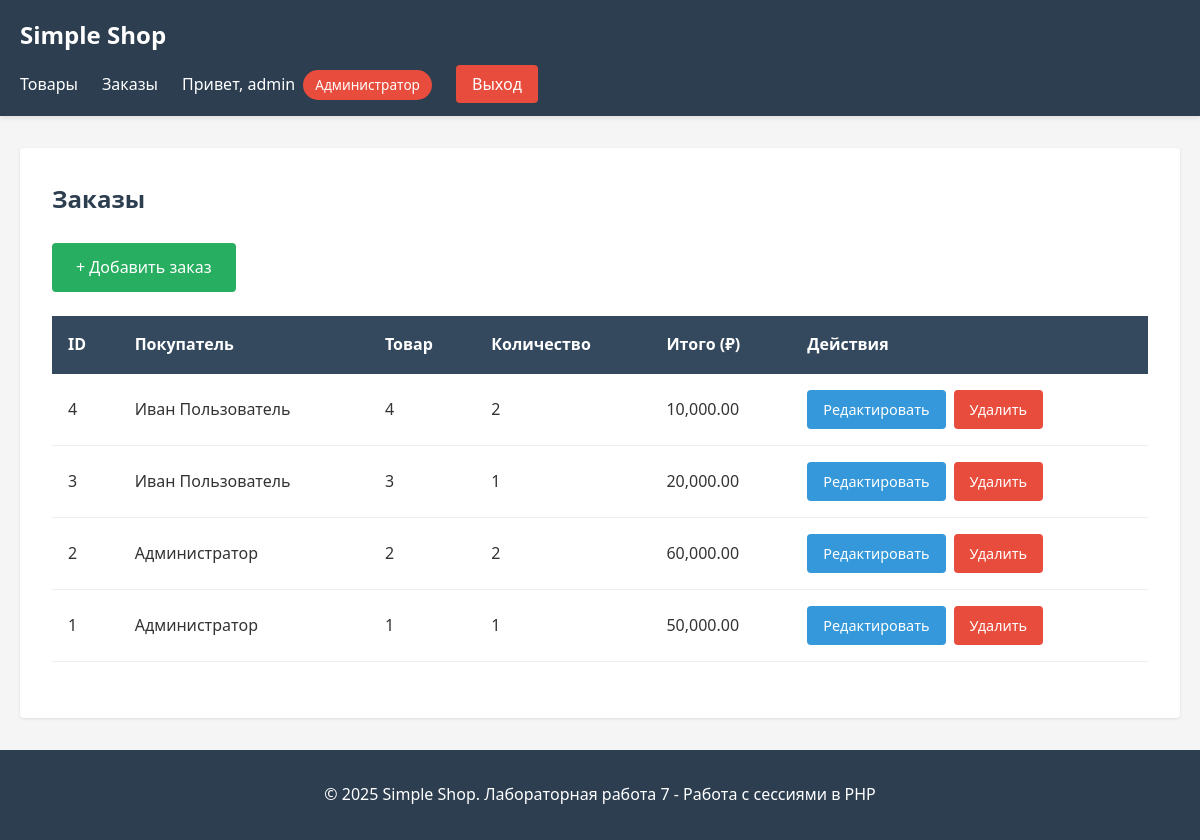
The app's page /index.php?controller=order&action=index (signed in) with its own data.
### tables this page shows
CREATE TABLE IF NOT EXISTS orders (
    id INT PRIMARY KEY AUTO_INCREMENT,
    customer_id INT NOT NULL,
    product_id INT NOT NULL,
    quantity INT NOT NULL DEFAULT 1,
    total_price DECIMAL(10, 2) NOT NULL,
    created_at TIMESTAMP DEFAULT CURRENT_TIMESTAMP,
    FOREIGN KEY (customer_id) REFERENCES customers(id) ON DELETE CASCADE,
    FOREIGN KEY (product_id) REFERENCES products(id) ON DELETE CASCADE
);

CREATE TABLE IF NOT EXISTS customers (
    id INT PRIMARY KEY AUTO_INCREMENT,
    name VARCHAR(100) NOT NULL,
    email VARCHAR(100),
    phone VARCHAR(20),
    created_at TIMESTAMP DEFAULT CURRENT_TIMESTAMP
);

### controllers/Controller.php (called while the page is built, shortened)
<?php
class Controller {
    public function __construct() {
        $this->auth = new class {
            public function isLoggedIn() { return Auth::isLoggedIn(); }
            public function isAdmin() { return Auth::isAdmin(); }
            public function getCurrentUserId() { return Auth::getCurrentUserId(); }
            public function getCurrentUsername() { return Auth::getCurrentUsername(); }
            public function getCurrentRole() { return Auth::getCurrentRole(); }
        };
    }
    protected function view($view, $data = []) {
        extract($data);
        include "./views/{$view}.php";
    }
}
?>

### controllers/OrderController.php (called while the page is built, shortened)
<?php
class OrderController extends Controller {
    private $order;
    public function __construct() {
        $db = (new Database())->connect();
        $this->order = new Order($db);
    }
    public function index() {
        $orders = $this->order->getAllOrders($this->auth);
        $isAdmin = Auth::isAdmin();
        $this->view('orders/index', [
            'orders' => $orders,
            'isAdmin' => $isAdmin
        ]);
    }
}
?>

### models/Auth.php (called while the page is built, shortened)
<?php
class Auth {
    public static function isLoggedIn() {
        return isset($_SESSION['user_id']);
    }
    public static function isAdmin() {
        return self::isLoggedIn() && $_SESSION['role'] === 'admin';
    }
}
?>

### models/Order.php (called while the page is built, shortened)
<?php
class Order {
    private $conn;
    private $table = 'orders';
    public function __construct($db) {
        $this->conn = $db;
    }
    public function getAllOrders($auth = null) {
        $query = "SELECT o.*, c.name as customer_name
                 FROM {$this->table} o
                 LEFT JOIN customers c ON o.customer_id = c.id
                 ORDER BY o.id DESC";
        $result = $this->conn->query($query);
        return $result->fetch_all(MYSQLI_ASSOC);
    }
}
?>

### views/orders/index.php (the view)
<?php include "./views/header.php"; ?>
<div class="page-content">
    <h2>Заказы</h2>
    <div class="action-buttons">
        <a href="/lab7/index.php?controller=order&action=create" class="btn btn-success">+ Добавить заказ</a>
    </div>
    <?php if (!empty($orders)): ?>
        <table class="table">
            <thead>
                <tr>
                    <?php if ($isAdmin): ?>
                        <th>ID</th>
                        <th>Покупатель</th>
                    <?php endif; ?>
                    <th>Товар</th>
                    <th>Количество</th>
                    <th>Итого (₽)</th>
                    <th>Действия</th>
                </tr>
            </thead>
            <tbody>
                <?php foreach ($orders as $order): ?>
                    <tr>
                        <?php if ($isAdmin): ?>
                            <td><?php echo htmlspecialchars($order['id']); ?></td>
                            <td><?php echo htmlspecialchars($order['customer_name'] ?? 'N/A'); ?></td>
                        <?php endif; ?>
                        <td><?php echo htmlspecialchars($order['product_id']); ?></td>
                        <td><?php echo htmlspecialchars($order['quantity']); ?></td>
                        <td><?php echo number_format($order['total_price'], 2); ?></td>
                        <td class="actions">
                            <a href="/lab7/index.php?controller=order&action=edit&id=<?php echo $order['id']; ?>" class="btn btn-sm btn-info">Редактировать</a>
                            <a href="/lab7/index.php?controller=order&action=delete&id=<?php echo $order['id']; ?>" class="btn btn-sm btn-danger" onclick="return confirm('Вы уверены?');">Удалить</a>
                        </td>
                    </tr>
                <?php endforeach; ?>
            </tbody>
        </table>
    <?php else: ?>
        <p>Нет заказов.</p>
    <?php endif; ?>
</div>
<?php include "./views/footer.php"; ?>

### views/header.php (style rules this page uses)
* { margin: 0; padding: 0; box-sizing: border-box; }
body { font-family: 'Segoe UI', Tahoma, Geneva, Verdana, sans-serif; line-height: 1.6; color: #333; background-color: #f5f5f5; }
.page-content { background-color: white; padding: 2rem; border-radius: 4px; box-shadow: 0 1px 3px rgba(0,0,0,0.1); }
.page-content h2 { margin-bottom: 1.5rem; color: #2c3e50; }
.table { width: 100%; border-collapse: collapse; margin: 1.5rem 0; background-color: white; }
.table thead { background-color: #34495e; color: white; }
.table th { padding: 1rem; text-align: left; font-weight: 600; }
.table td { padding: 1rem; border-bottom: 1px solid #ecf0f1; }
.actions { display: flex; gap: 0.5rem; }
.btn { display: inline-block; padding: 0.75rem 1.5rem; border: none; border-radius: 4px; font-size: 1rem; cursor: pointer; text-decoration: none; transition: all 0.3s; text-align: center; }
.btn-success { background-color: #27ae60; color: white; }
.btn-info { background-color: #3498db; color: white; }
.btn-danger { background-color: #e74c3c; color: white; }
.btn-sm { padding: 0.5rem 1rem; font-size: 0.9rem; }
.action-buttons { margin-bottom: 1.5rem; display: flex; gap: 1rem; }

### records on screen
orders: id "4", customer.name "Иван Пользователь", product "4", quantity "2", total_price "10,000.00"
orders: id "3", customer.name "Иван Пользователь", product "3", quantity "1", total_price "20,000.00"
orders: id "2", customer.name "Администратор", product "2", quantity "2", total_price "60,000.00"
orders: id "1", customer.name "Администратор", product "1", quantity "1", total_price "50,000.00"

### other values on screen
$auth->getCurrentUsername() "admin"
